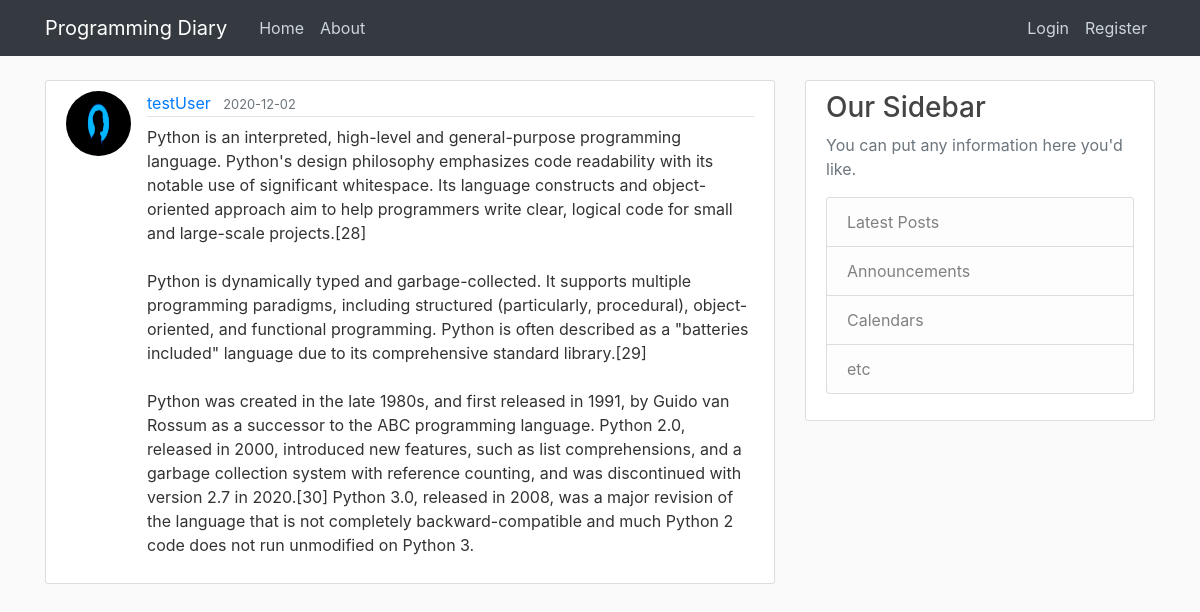
/post/5/, run on the app's committed database.
### blog/models.py (models this page shows, shortened)
class User(db.Model, UserMixin):
    id = db.Column(db.Integer, primary_key=True)
    username = db.Column(db.String(20), unique=True, nullable=False)
    email = db.Column(db.String(120), unique=True, nullable=False)
    image_file = db.Column(db.String(20), nullable=False, default='default.jpg')
    password = db.Column(db.String(60), nullable=False)
    posts = db.relationship('Post', backref='author', lazy=True) # clarify relationship between tables

class Post(db.Model):
    id = db.Column(db.Integer, primary_key=True)
    title = db.Column(db.String(100), nullable=False)
    date_posted = db.Column(db.DateTime, nullable=False, default=datetime.utcnow)
    content = db.Column(db.Text, nullable=False)
    user_id = db.Column(db.Integer, db.ForeignKey('user.id'), nullable=False)

### blog/posts/routes.py (the view)
@posts.route("/post/<int:post_id>/")
def post(post_id):
    post = Post.query.get_or_404(post_id)
    return render_template('post.html', title=post.title, post=post)

### blog/templates/post.html (shortened to what this page needs)
{% extends "layout.html" %}
{% block content %}
    <article class="media content-section">
        <img class="rounded-circle article-img" src="{{ url_for('static', filename='profile_pics/' + post.author.image_file) }}">
        <div class="media-body">
            <div class="article-metadata">
                <a class="mr-2" href="{{ url_for('users.user_posts', username=post.author.username) }}">{{ post.author.username }}</a>
                <small class="text-muted">{{ post.date_posted.strftime('%Y-%m-%d') }}</small>
            </div>
            <p class="article-content">{{ post.content }}</p>
        </div>
    </article>
{% endblock content %}

### blog/static/main.css (style rules this page uses)
body { background: #fafafa; color: #333333; margin-top: 5rem; }
.content-section { background: #ffffff; padding: 10px 20px; border: 1px solid #dddddd; border-radius: 3px; margin-bottom: 20px; }
.article-content { white-space: pre-line; }
.article-img { height: 65px; width: 65px; margin-right: 16px; }
.article-metadata { padding-bottom: 1px; margin-bottom: 4px; border-bottom: 1px solid #e3e3e3 }

### data on the page
User: image_file (placeholder picture), author.username "testUser"
Post: date_posted "2020-12-02", content "Python is an interpreted, high-level and general-purpose programming language. Python's design philosophy emphasizes code readability with its notable use of significant whitespace. Its language constructs and object-oriented approach aim to help programmers write clear, logical code for small and large-scale projects.[28] Python is dynamically typed and garbage-collected. It supports multiple programming paradigms, including structured (particularly, procedural), object-oriented, and functional programming. Python is often described as a \"batteries included\" language due to its comprehensive standard library.[29] Python was created in the late 1980s, and first released in 1991, by Guido…"
